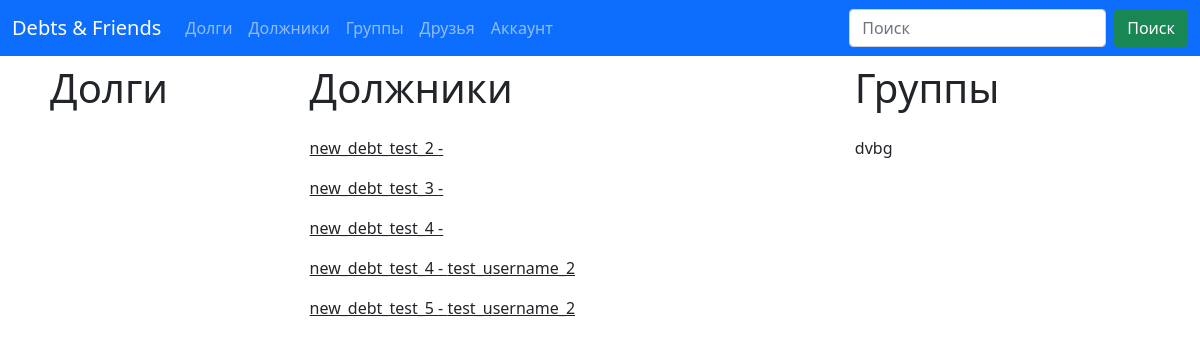
Screenshot of /index (signed in) with the database file from the repository.
### data/debts.py (models this page shows)
class Debt(SqlAlchemyBase, SerializerMixin):
    __tablename__ = 'debts'
    id = sqlalchemy.Column(sqlalchemy.Integer, unique=True, autoincrement=True, primary_key=True)
    collector_id = sqlalchemy.Column(sqlalchemy.Integer, sqlalchemy.ForeignKey('users.id'))
    name = sqlalchemy.Column(sqlalchemy.String)
    tag = sqlalchemy.Column(sqlalchemy.String, unique=True)
    group = sqlalchemy.Column(sqlalchemy.Integer, sqlalchemy.ForeignKey('groups.id'), nullable=True)

### data/groups.py (models this page shows)
class Group(SqlAlchemyBase, SerializerMixin):
    __tablename__ = 'groups'
    id = sqlalchemy.Column(sqlalchemy.Integer, unique=True, autoincrement=True, primary_key=True)
    tag = sqlalchemy.Column(sqlalchemy.String, unique=True)
    admin_id = sqlalchemy.Column(sqlalchemy.Integer, sqlalchemy.ForeignKey('users.id'))

### data/users.py (models this page shows)
class User(SqlAlchemyBase, SerializerMixin, UserMixin):
    __tablename__ = 'users'
    id = sqlalchemy.Column(sqlalchemy.Integer, primary_key=True, autoincrement=True, unique=True)
    name = sqlalchemy.Column(sqlalchemy.String)
    surname = sqlalchemy.Column(sqlalchemy.String)
    username = sqlalchemy.Column(sqlalchemy.String, unique=True)
    password = sqlalchemy.Column(sqlalchemy.String)

### main.py (the view)
@app.route('/')
@app.route('/index')
def index():
    db_sess = db_session.create_session()
    if current_user.is_authenticated:
        debts = db_sess.query(Debt).filter(Debt.id.in_(list(map(lambda x: x.debt_id, db_sess.query(Debtor).
                                                                filter(Debtor.user_id == current_user.id).all())))).all()
        debtors = db_sess.query(Debtor).filter(Debtor.collector_id == current_user.id).all()
        user_ids = list(map(lambda x: x.user_id, debtors))
        debtors_debts = list(map(lambda y: db_sess.query(Debt).get(y), list(map(lambda x: x.debt_id, debtors))))
        debtors_users = list(map(lambda x: db_sess.query(User).get(x), user_ids))
        groups = db_sess.query(Group).filter(Group.id.in_(list(map(lambda x: x.group_id, db_sess.query(GroupMember).
                                                     filter(GroupMember.user_id == current_user.id).all())))).all()
    else:
        debts, debtors, groups, debtors_debts, debtors_users = None, None, None, None, None
    return render_template('index.html',
                           debts=debts,
                           groups=groups,
                           debtors_users=debtors_users,
                           debtors=debtors,
                           debtors_debts=debtors_debts)

### main.py
class SearchForm(FlaskForm):
    searched = StringField('Search', validators=[DataRequired()])
    submit = SubmitField('Submit')

### data/db_session.py (called while the page is built)
def create_session() -> Session:
    global __factory
    return __factory()

### main.py (called while the page is built)
@app.context_processor
def base():
    form = SearchForm()
    return dict(form=form)

@login_manager.user_loader
def load_user(user_id):
    db_sess = db_session.create_session()
    return db_sess.query(User).get(user_id)

### templates/index.html (shortened to what this page needs)
{% extends "base.html" %}
{% block content %}
{% if current_user.is_authenticated %}
    <table class="table table-borderless" align="center">
        <thead>
        <tr>
            <th scope="col"><h3 class="display-6">Долги</h3></th>
            <th scope="col"><h3 class="display-6">Должники</h3></th>
            <th scope="col"><h3 class="display-6">Группы</h3></th>
        </tr>
        </thead>
        <tbody>
            {% for i in range([debts | length, debtors_debts | length, groups | length] | max) %}
            <tr>
                    {% if i > debts | length - 1 %}
                        <td>&nbsp;</td>
                    {% else %}
                        <td><a href="/debts#{{debts[i].id}}" class="link-dark"> {{ debts[i].tag }} </a></td>
                    {% endif %}
                    {% if i > debtors_debts | length - 1 %}
                        <td>&nbsp;</td>
                    {% else %}
                <td><a class="link-dark" href="/debtors#{{ debtors_debts[i].id }}">{{ debtors_debts[i].tag }} - {{ debtors_users[i].username }}</a></td>
                    {% endif %}
                    {% if i > groups | length - 1 %}
                        <td>&nbsp;</td>
                    {% else %}
                        <td>{{ groups[i].tag }}</td>
                    {% endif %}
            </tr>
            {% endfor %}
        </tbody>
    </table>
{% endif %}
{% endblock %}

### rows the page displays
Debt: tag "new_debt_test_2"
Group: tag "dvbg"
Debt: tag "new_debt_test_3"
Debt: tag "new_debt_test_4" "new_debt_test_4"
User: username "test_username_2" "test_username_2"
Debt: tag "new_debt_test_5"
